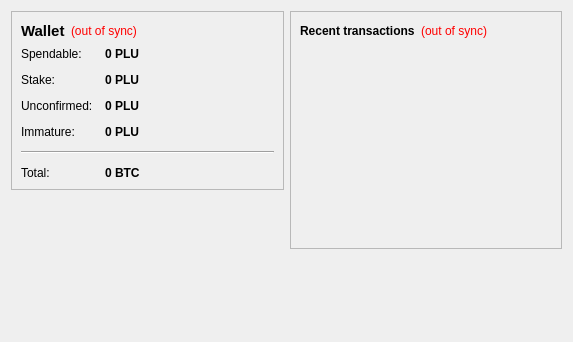
<?xml version="1.0" encoding="UTF-8"?>
<ui version="4.0">
 <class>OverviewPage</class>
 <widget class="QWidget" name="OverviewPage">
  <property name="geometry">
   <rect>
    <x>0</x>
    <y>0</y>
    <width>573</width>
    <height>342</height>
   </rect>
  </property>
  <property name="windowTitle">
   <string>Form</string>
  </property>
  <layout class="QHBoxLayout" name="horizontalLayout" stretch="1,1">
   <item>
    <layout class="QVBoxLayout" name="verticalLayout_2">
     <item>
      <widget class="QFrame" name="frame">
       <property name="frameShape">
        <enum>QFrame::StyledPanel</enum>
       </property>
       <property name="frameShadow">
        <enum>QFrame::Raised</enum>
       </property>
       <layout class="QVBoxLayout" name="verticalLayout_4">
        <item>
         <layout class="QHBoxLayout" name="horizontalLayout_4">
          <item>
           <widget class="QLabel" name="label_5">
            <property name="font">
             <font>
              <pointsize>11</pointsize>
              <weight>75</weight>
              <bold>true</bold>
             </font>
            </property>
            <property name="text">
             <string>Wallet</string>
            </property>
           </widget>
          </item>
          <item>
           <widget class="QLabel" name="labelWalletStatus">
            <property name="toolTip">
             <string>The displayed information may be out of date. Your wallet automatically synchronizes with the PlanetPure network after a connection is established, but this process has not completed yet.</string>
            </property>
            <property name="styleSheet">
             <string notr="true">QLabel { color: red; }</string>
            </property>
            <property name="text">
             <string notr="true">(out of sync)</string>
            </property>
            <property name="alignment">
             <set>Qt::AlignLeading|Qt::AlignLeft|Qt::AlignVCenter</set>
            </property>
           </widget>
          </item>
          <item>
           <spacer name="horizontalSpacer_2">
            <property name="orientation">
             <enum>Qt::Horizontal</enum>
            </property>
            <property name="sizeHint" stdset="0">
             <size>
              <width>40</width>
              <height>20</height>
             </size>
            </property>
           </spacer>
          </item>
         </layout>
        </item>
        <item>
         <layout class="QFormLayout" name="formLayout_2">
          <property name="fieldGrowthPolicy">
           <enum>QFormLayout::AllNonFixedFieldsGrow</enum>
          </property>
          <property name="horizontalSpacing">
           <number>12</number>
          </property>
          <property name="verticalSpacing">
           <number>12</number>
          </property>
          <item row="0" column="0">
           <widget class="QLabel" name="label">
            <property name="text">
             <string>Spendable:</string>
            </property>
           </widget>
          </item>
          <item row="0" column="1">
           <widget class="QLabel" name="labelBalance">
            <property name="font">
             <font>
              <weight>75</weight>
              <bold>true</bold>
             </font>
            </property>
            <property name="cursor">
             <cursorShape>IBeamCursor</cursorShape>
            </property>
            <property name="toolTip">
             <string>Your current spendable balance</string>
            </property>
            <property name="text">
             <string notr="true">0 PLU</string>
            </property>
            <property name="textInteractionFlags">
             <set>Qt::LinksAccessibleByMouse|Qt::TextSelectableByKeyboard|Qt::TextSelectableByMouse</set>
            </property>
           </widget>
          </item>
          <item row="1" column="0">
           <widget class="QLabel" name="label_6">
            <property name="text">
             <string>Stake:</string>
            </property>
           </widget>
          </item>
          <item row="1" column="1">
           <widget class="QLabel" name="labelStake">
            <property name="font">
             <font>
              <weight>75</weight>
              <bold>true</bold>
             </font>
            </property>
            <property name="cursor">
             <cursorShape>IBeamCursor</cursorShape>
            </property>
            <property name="toolTip">
             <string>Total of coins that was staked, and do not yet count toward the current balance</string>
            </property>
            <property name="text">
             <string notr="true">0 PLU</string>
            </property>
            <property name="textInteractionFlags">
             <set>Qt::LinksAccessibleByMouse|Qt::TextSelectableByKeyboard|Qt::TextSelectableByMouse</set>
            </property>
           </widget>
          </item>
          <item row="2" column="0">
           <widget class="QLabel" name="label_3">
            <property name="text">
             <string>Unconfirmed:</string>
            </property>
           </widget>
          </item>
          <item row="2" column="1">
           <widget class="QLabel" name="labelUnconfirmed">
            <property name="font">
             <font>
              <weight>75</weight>
              <bold>true</bold>
             </font>
            </property>
            <property name="cursor">
             <cursorShape>IBeamCursor</cursorShape>
            </property>
            <property name="toolTip">
             <string>Total of transactions that have yet to be confirmed, and do not yet count toward the current balance</string>
            </property>
            <property name="text">
             <string notr="true">0 PLU</string>
            </property>
            <property name="textInteractionFlags">
             <set>Qt::LinksAccessibleByMouse|Qt::TextSelectableByKeyboard|Qt::TextSelectableByMouse</set>
            </property>
           </widget>
          </item>
          <item row="3" column="0">
           <widget class="QLabel" name="labelImmatureText">
            <property name="text">
             <string>Immature:</string>
            </property>
           </widget>
          </item>
          <item row="3" column="1">
           <widget class="QLabel" name="labelImmature">
            <property name="font">
             <font>
              <weight>75</weight>
              <bold>true</bold>
             </font>
            </property>
            <property name="toolTip">
             <string>Mined balance that has not yet matured</string>
            </property>
            <property name="text">
             <string notr="true">0 PLU</string>
            </property>
            <property name="textInteractionFlags">
             <set>Qt::LinksAccessibleByMouse|Qt::TextSelectableByKeyboard|Qt::TextSelectableByMouse</set>
            </property>
           </widget>
          </item>
          <item row="4" column="0" colspan="2">
           <widget class="Line" name="line">
            <property name="orientation">
             <enum>Qt::Horizontal</enum>
            </property>
           </widget>
          </item>
          <item row="5" column="0">
           <widget class="QLabel" name="labelTotalText">
            <property name="text">
             <string>Total:</string>
            </property>
           </widget>
          </item>
          <item row="5" column="1">
           <widget class="QLabel" name="labelTotal">
            <property name="font">
             <font>
              <weight>75</weight>
              <bold>true</bold>
             </font>
            </property>
            <property name="cursor">
             <cursorShape>IBeamCursor</cursorShape>
            </property>
            <property name="toolTip">
             <string>Your current total balance</string>
            </property>
            <property name="text">
             <string notr="true">0 BTC</string>
            </property>
            <property name="textInteractionFlags">
             <set>Qt::LinksAccessibleByMouse|Qt::TextSelectableByKeyboard|Qt::TextSelectableByMouse</set>
            </property>
           </widget>
          </item>
         </layout>
        </item>
       </layout>
      </widget>
     </item>
     <item>
      <spacer name="verticalSpacer">
       <property name="orientation">
        <enum>Qt::Vertical</enum>
       </property>
       <property name="sizeHint" stdset="0">
        <size>
         <width>20</width>
         <height>40</height>
        </size>
       </property>
      </spacer>
     </item>
    </layout>
   </item>
   <item>
    <layout class="QVBoxLayout" name="verticalLayout_3">
     <item>
      <widget class="QFrame" name="frame_2">
       <property name="frameShape">
        <enum>QFrame::StyledPanel</enum>
       </property>
       <property name="frameShadow">
        <enum>QFrame::Raised</enum>
       </property>
       <layout class="QVBoxLayout" name="verticalLayout">
        <item>
         <layout class="QHBoxLayout" name="horizontalLayout_2">
          <item>
           <widget class="QLabel" name="label_4">
            <property name="text">
             <string>&lt;b&gt;Recent transactions&lt;/b&gt;</string>
            </property>
           </widget>
          </item>
          <item>
           <widget class="QLabel" name="labelTransactionsStatus">
            <property name="toolTip">
             <string>The displayed information may be out of date. Your wallet automatically synchronizes with the PlanetPure network after a connection is established, but this process has not completed yet.</string>
            </property>
            <property name="styleSheet">
             <string notr="true">QLabel { color: red; }</string>
            </property>
            <property name="text">
             <string notr="true">(out of sync)</string>
            </property>
            <property name="alignment">
             <set>Qt::AlignRight|Qt::AlignTrailing|Qt::AlignVCenter</set>
            </property>
           </widget>
          </item>
          <item>
           <spacer name="horizontalSpacer">
            <property name="orientation">
             <enum>Qt::Horizontal</enum>
            </property>
            <property name="sizeHint" stdset="0">
             <size>
              <width>40</width>
              <height>20</height>
             </size>
            </property>
           </spacer>
          </item>
         </layout>
        </item>
        <item>
         <widget class="QListView" name="listTransactions">
          <property name="styleSheet">
           <string notr="true">QListView { background: transparent; }</string>
          </property>
          <property name="frameShape">
           <enum>QFrame::NoFrame</enum>
          </property>
          <property name="verticalScrollBarPolicy">
           <enum>Qt::ScrollBarAlwaysOff</enum>
          </property>
          <property name="horizontalScrollBarPolicy">
           <enum>Qt::ScrollBarAlwaysOff</enum>
          </property>
          <property name="selectionMode">
           <enum>QAbstractItemView::NoSelection</enum>
          </property>
         </widget>
        </item>
       </layout>
      </widget>
     </item>
     <item>
      <spacer name="verticalSpacer_2">
       <property name="orientation">
        <enum>Qt::Vertical</enum>
       </property>
       <property name="sizeHint" stdset="0">
        <size>
         <width>20</width>
         <height>40</height>
        </size>
       </property>
      </spacer>
     </item>
    </layout>
   </item>
  </layout>
 </widget>
 <resources/>
 <connections/>
</ui>
